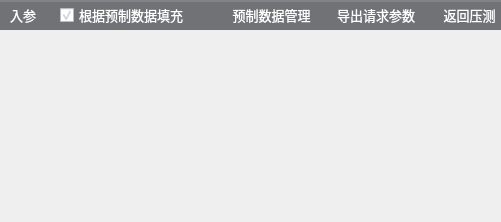
                <widget class="QWidget" name="widget_inparam" native="true">
                 <property name="font">
                  <font>
                   <stylestrategy>PreferAntialias</stylestrategy>
                  </font>
                 </property>
                 <property name="styleSheet">
                  <string notr="true">#widget_inparam{
/*border-right:2px solid rgb(54, 81, 97); */
/*border-left:2px solid rgb(54, 81, 97); */
/*background-color: rgb(54, 81, 97);*/
}

QComboBox{
	border:0px solid #8a8a8a;
	color: rgb(255, 255, 255);
	border-radius:5px;
	background-color: rgb(25, 25, 25, 0);
	padding-left:10px;
	
	font: 10pt &quot;OPPOSans B&quot;;
}


QComboBox:disabled{
	border:0px solid gray;
	color:gray;
}

QComboBox::drop-down{
	background:transparent;
}
QComboBox::down-arrow{
	image: url(:/lib/tree_open.png);
    width:20px;
	height:20px;
	margin-right: 10px;
}


QComboBox::down-arrow:enabled{
	color:#52DCFE;
}


QComboBox QAbstractItemView{
	font: 10pt &quot;OPPOSans B&quot;;
	outline: 0px solid gray;   /* 选定项的虚框 */
	border:1px solid #1e2d36;
	color:#ffffff;
	background-color: rgb(35, 39, 46);
	selection-background-color:rgb(37, 84, 138);
	border-radius:0px;
	padding-bottom:2px;
	padding-top:2px;
}

QComboBox QAbstractItemView::item
{
	height:30px;
	font: 10pt &quot;OPPOSans B&quot;;
	border-radius:5px;
}

QComboBox QAbstractItemView::item:hover {
    color:rgb(255,255,255);
	background-color: rgba(255, 255, 255, 20);
}
 
/* 下拉后，整个下拉窗体被选择的每项的样式 */
QComboBox QAbstractItemView::item:selected {
    color:rgb(255,255,255);
	background-color: rgba(255, 255, 255, 20);
}


QToolButton {
	font: 10pt &quot;OPPOSans B&quot;;
	color: rgb(255, 255, 255);
	background-color: rgb(250, 118, 0);
	border-radius: 5px;
}
QToolButton::menu-indicator { 
	image: None;
}
QToolButton:hover {
	color: rgb(255, 255, 255);
	background-color: rgb(250, 118, 0);
}
</string>
                 </property>
                 <layout class="QHBoxLayout" name="horizontalLayout_3">
                  <property name="spacing">
                   <number>0</number>
                  </property>
                  <property name="leftMargin">
                   <number>0</number>
                  </property>
                  <property name="topMargin">
                   <number>0</number>
                  </property>
                  <property name="rightMargin">
                   <number>0</number>
                  </property>
                  <property name="bottomMargin">
                   <number>0</number>
                  </property>
                  <item>
                   <widget class="QSplitter" name="splitter">
                    <property name="font">
                     <font>
                      <stylestrategy>PreferAntialias</stylestrategy>
                     </font>
                    </property>
                    <property name="orientation">
                     <enum>Qt::Horizontal</enum>
                    </property>
                    <property name="handleWidth">
                     <number>0</number>
                    </property>
                    <widget class="QWidget" name="widget" native="true">
                     <property name="sizePolicy">
                      <sizepolicy hsizetype="Preferred" vsizetype="Expanding">
                       <horstretch>0</horstretch>
                       <verstretch>0</verstretch>
                      </sizepolicy>
                     </property>
                     <property name="font">
                      <font>
                       <stylestrategy>PreferAntialias</stylestrategy>
                      </font>
                     </property>
                     <property name="styleSheet">
                      <string notr="true"/>
                     </property>
                     <layout class="QVBoxLayout" name="verticalLayout_2">
                      <property name="spacing">
                       <number>0</number>
                      </property>
                      <property name="leftMargin">
                       <number>0</number>
                      </property>
                      <property name="topMargin">
                       <number>0</number>
                      </property>
                      <property name="rightMargin">
                       <number>0</number>
                      </property>
                      <property name="bottomMargin">
                       <number>0</number>
                      </property>
                      <item>
                       <widget class="QWidget" name="widget_in_param" native="true">
                        <property name="minimumSize">
                         <size>
                          <width>0</width>
                          <height>30</height>
                         </size>
                        </property>
                        <property name="font">
                         <font>
                          <stylestrategy>PreferAntialias</stylestrategy>
                         </font>
                        </property>
                        <property name="styleSheet">
                         <string notr="true">#widget_in_param{
    border-top:2px solid rgba(197, 197, 197,50);
	
	background-color: rgba(26, 28, 32, 150);
}</string>
                        </property>
                        <layout class="QHBoxLayout" name="horizontalLayout_8">
                         <property name="spacing">
                          <number>0</number>
                         </property>
                         <property name="leftMargin">
                          <number>10</number>
                         </property>
                         <property name="topMargin">
                          <number>0</number>
                         </property>
                         <property name="rightMargin">
                          <number>0</number>
                         </property>
                         <property name="bottomMargin">
                          <number>0</number>
                         </property>
                         <item>
                          <widget class="QLabel" name="label_request_param">
                           <property name="minimumSize">
                            <size>
                             <width>50</width>
                             <height>0</height>
                            </size>
                           </property>
                           <property name="maximumSize">
                            <size>
                             <width>50</width>
                             <height>16777215</height>
                            </size>
                           </property>
                           <property name="font">
                            <font>
                             <family>OPPOSans B</family>
                             <pointsize>10</pointsize>
                             <stylestrategy>PreferAntialias</stylestrategy>
                            </font>
                           </property>
                           <property name="styleSheet">
                            <string notr="true">color: rgb(255, 255, 255);
background-color: rgba(255, 255, 255, 0);
border-top-left-radius: 15px;
border: 0px solid rgba(212, 212, 212, 50);</string>
                           </property>
                           <property name="text">
                            <string>入参</string>
                           </property>
                           <property name="alignment">
                            <set>Qt::AlignLeading|Qt::AlignLeft|Qt::AlignVCenter</set>
                           </property>
                          </widget>
                         </item>
                         <item>
                          <widget class="QCheckBox" name="checkBox_3">
                           <property name="maximumSize">
                            <size>
                             <width>16777215</width>
                             <height>20</height>
                            </size>
                           </property>
                           <property name="font">
                            <font>
                             <family>OPPOSans B</family>
                             <pointsize>10</pointsize>
                             <stylestrategy>PreferAntialias</stylestrategy>
                            </font>
                           </property>
                           <property name="styleSheet">
                            <string notr="true">color: rgb(255, 255, 255);</string>
                           </property>
                           <property name="text">
                            <string>根据预制数据填充</string>
                           </property>
                           <property name="checked">
                            <bool>true</bool>
                           </property>
                          </widget>
                         </item>
                         <item>
                          <spacer name="horizontalSpacer">
                           <property name="font">
                            <font>
                             <stylestrategy>PreferAntialias</stylestrategy>
                            </font>
                           </property>
                           <property name="orientation">
                            <enum>Qt::Horizontal</enum>
                           </property>
                           <property name="sizeHint" stdset="0">
                            <size>
                             <width>40</width>
                             <height>20</height>
                            </size>
                           </property>
                          </spacer>
                         </item>
                         <item>
                          <widget class="QToolButton" name="toolButton_preData">
                           <property name="minimumSize">
                            <size>
                             <width>85</width>
                             <height>30</height>
                            </size>
                           </property>
                           <property name="maximumSize">
                            <size>
                             <width>85</width>
                             <height>30</height>
                            </size>
                           </property>
                           <property name="font">
                            <font>
                             <family>OPPOSans B</family>
                             <pointsize>10</pointsize>
                             <weight>50</weight>
                             <italic>false</italic>
                             <bold>false</bold>
                             <stylestrategy>PreferAntialias</stylestrategy>
                            </font>
                           </property>
                           <property name="styleSheet">
                            <string notr="true">QToolButton {
	color: rgb(255, 255, 255);
	background-color: rgba(54, 81, 97,0);
	border-radius: 5px;
}

QToolButton::menu-indicator { 
	image: None;
}

 
QToolButton:hover {
	color: rgb(255, 255, 255);
	background-color: rgba(54, 81, 97,0);
}</string>
                           </property>
                           <property name="text">
                            <string>预制数据管理</string>
                           </property>
                           <property name="iconSize">
                            <size>
                             <width>18</width>
                             <height>18</height>
                            </size>
                           </property>
                           <property name="toolButtonStyle">
                            <enum>Qt::ToolButtonTextBesideIcon</enum>
                           </property>
                          </widget>
                         </item>
                         <item>
                          <spacer name="horizontalSpacer_43">
                           <property name="font">
                            <font>
                             <stylestrategy>PreferAntialias</stylestrategy>
                            </font>
                           </property>
                           <property name="orientation">
                            <enum>Qt::Horizontal</enum>
                           </property>
                           <property name="sizeType">
                            <enum>QSizePolicy::Fixed</enum>
                           </property>
                           <property name="sizeHint" stdset="0">
                            <size>
                             <width>17</width>
                             <height>27</height>
                            </size>
                           </property>
                          </spacer>
                         </item>
                         <item>
                          <widget class="QToolButton" name="toolButton_export">
                           <property name="minimumSize">
                            <size>
                             <width>90</width>
                             <height>30</height>
                            </size>
                           </property>
                           <property name="maximumSize">
                            <size>
                             <width>90</width>
                             <height>30</height>
                            </size>
                           </property>
                           <property name="font">
                            <font>
                             <family>OPPOSans B</family>
                             <pointsize>10</pointsize>
                             <weight>50</weight>
                             <italic>false</italic>
                             <bold>false</bold>
                             <stylestrategy>PreferAntialias</stylestrategy>
                            </font>
                           </property>
                           <property name="styleSheet">
                            <string notr="true">QToolButton {
	color: rgb(255, 255, 255);
	background-color: rgba(54, 81, 97,0);
	border-radius: 5px;
}

QToolButton::menu-indicator { 
	image: None;
}

 
QToolButton:hover {
	color: rgb(255, 255, 255);
	background-color: rgba(54, 81, 97,0);
}</string>
                           </property>
                           <property name="text">
                            <string>导出请求参数</string>
                           </property>
                           <property name="iconSize">
                            <size>
                             <width>18</width>
                             <height>18</height>
                            </size>
                           </property>
                           <property name="toolButtonStyle">
                            <enum>Qt::ToolButtonTextBesideIcon</enum>
                           </property>
                          </widget>
                         </item>
                         <item>
                          <spacer name="horizontalSpacer_45">
                           <property name="font">
                            <font>
                             <stylestrategy>PreferAntialias</stylestrategy>
                            </font>
                           </property>
                           <property name="orientation">
                            <enum>Qt::Horizontal</enum>
                           </property>
                           <property name="sizeType">
                            <enum>QSizePolicy::Fixed</enum>
                           </property>
                           <property name="sizeHint" stdset="0">
                            <size>
                             <width>17</width>
                             <height>27</height>
                            </size>
                           </property>
                          </spacer>
                         </item>
                         <item>
                          <widget class="QToolButton" name="toolButton_returnTest">
                           <property name="minimumSize">
                            <size>
                             <width>63</width>
                             <height>30</height>
                            </size>
                           </property>
                           <property name="maximumSize">
                            <size>
                             <width>63</width>
                             <height>30</height>
                            </size>
                           </property>
                           <property name="font">
                            <font>
                             <family>OPPOSans B</family>
                             <pointsize>10</pointsize>
                             <weight>50</weight>
                             <italic>false</italic>
                             <bold>false</bold>
                             <stylestrategy>PreferAntialias</stylestrategy>
                            </font>
                           </property>
                           <property name="styleSheet">
                            <string notr="true">QToolButton {
	color: rgb(255, 255, 255);
	background-color: rgba(54, 81, 97,0);
	border-radius: 5px;
}

QToolButton::menu-indicator { 
	image: None;
}

 
QToolButton:hover {
	color: rgb(255, 255, 255);
	background-color: rgba(54, 81, 97,0);
}</string>
                           </property>
                           <property name="text">
                            <string>返回压测</string>
                           </property>
                           <property name="iconSize">
                            <size>
                             <width>18</width>
                             <height>18</height>
                            </size>
                           </property>
                           <property name="toolButtonStyle">
                            <enum>Qt::ToolButtonTextBesideIcon</enum>
                           </property>
                          </widget>
                         </item>
                        </layout>
                       </widget>
                      </item>
                      <item>
                       <widget class="QWidget" name="widget_treewidget" native="true">
                        <property name="minimumSize">
                         <size>
                          <width>0</width>
                          <height>0</height>
                         </size>
                        </property>
                        <property name="styleSheet">
                         <string notr="true"/>
                        </property>
                        <layout class="QHBoxLayout" name="horizontalLayout_21">
                         <property name="leftMargin">
                          <number>0</number>
                         </property>
                         <property name="topMargin">
                          <number>0</number>
                         </property>
                         <property name="rightMargin">
                          <number>0</number>
                         </property>
                         <property name="bottomMargin">
                          <number>0</number>
                         </property>
                         <item>
                          <widget class="QTreeWidget" name="treeWidget">
                           <property name="minimumSize">
                            <size>
                             <width>0</width>
                             <height>0</height>
                            </size>
                           </property>
                           <property name="font">
                            <font>
                             <family>OPPOSans B</family>
                             <pointsize>10</pointsize>
                             <weight>50</weight>
                             <italic>false</italic>
                             <bold>false</bold>
                             <stylestrategy>PreferAntialias</stylestrategy>
                            </font>
                           </property>
                           <property name="styleSheet">
                            <string notr="true">QLineEdit{
font: 10pt &quot;OPPOSans B&quot;;
color:#ced4da;
background-color: rgba(255, 255, 255, 0);
border-radius: 0px;
padding-left:0px;
padding-right:0px;

}


QLineEdit::focus {
border: 1px solid rgb(255, 104, 17);
}

QLineEdit::hover {
border: 1px solid rgb(255, 104, 17);
}

QToolButton {
	background-color: rgba(255, 255, 255,0);
	border: none;
}

QTreeWidget {
	border:0px solid rgb(45, 76, 107);
	color: rgb(0, 0, 0);
	
	font: 10pt &quot;OPPOSans B&quot;;
	
}

QHeaderView {
	height:25px;
	color:white;
	background-color: rgba(255, 255, 255, 20);
	border-left:0px solid gray; 
	border-right:0px solid gray; 
	border-top:0px solid gray; 
	border-bottom:0px solid gray;
}

QHeaderView::section {
	height:25px;
	color:white;
	background-color: rgba(255, 255, 255, 20);
	border-left:0px solid gray; 
	border-right:0px solid gray; 
	border-top:0px solid gray; 
	border-bottom:0px solid gray;
}

QTreeWidget#treeWidget {
border-right:0px solid rgb(45, 76, 107);
border-left:0px solid rgb(45, 76, 107);
outline: none;
	background-color: rgba(25, 45, 66, 0);
/*background-color: rgb(30, 45, 54);*/
}
QTreeWidget::item {
	height: 30px;
	color: rgb(255, 255, 255);
	outline: 0px;
	border-bottom: 1px solid rgba(197, 197, 197, 50);
}

QTreeWidget::item:hover {
	outline: 0px;
    color: rgb(255, 255, 255);
	background-color: rgba(209, 209, 209, 20);
}
QTreeWidget::item:selected{
	outline: 0px;
    color: #45B2FF;
	background-color: rgba(209, 209, 209, 20);
}
QTreeWidget::item:selected:active{
	outline: 0px;
    color: #45B2FF;
}
 
QTreeWidget::item:selected:!active {
	outline: 0px;
    color: #45B2FF;
}


QTreeWidget::branch {
	height: 28px;
	width: 28px;
}

QTreeView::branch:selected {
/*background-color: rgb(30, 45, 54);*/
}

QTreeWidget::branch:!has-children:selected {
	/*background-color: rgb(30, 45, 54);*/
}
QTreeWidget::branch:!has-children:!selected {
	/*background-color: rgb(30, 45, 54);*/
}

QTreeWidget::branch:closed:has-children:!has-siblings,
QTreeWidget::branch:closed:has-children:has-siblings {
	border-image: none;
    image: url(:/lib/tree_close.png);
	/*background-color: rgb(30, 45, 54);*/
}
 
QTreeWidget::branch:open:has-children:!has-siblings,
QTreeWidget::branch:open:has-children:has-siblings  {
	border-image: none;
    image: url(:/lib/tree_open.png);
    
	/*background-color: rgb(30, 45, 54);*/
}


QScrollBar::horizontal{
    height: 8px;
	background-color: rgb(67, 77, 88);
	margin: 0px,0px,0px,0px;
    padding-top: 0px;		/*//隐藏上下的箭头*/
    padding-bottom: 0px;
}

QScrollBar::handle:horizontal {
    height: 8px;
	background-color: rgb(239, 239, 239);
    /*滚动条两端变成椭圆 */
    border-radius: 2px;
    min-height: 0;
}

QScrollBar::sub-page:horizontal {
	background-color: rgba(255, 255, 255, 0);
}
QScrollBar::add-page:horizontal 
{
    background-color: rgba(255, 255, 255, 0);
}

QScrollBar::add-line:horizontal {
	border: none;
    height: 0px;
    subcontrol-position: bottom;
    subcontrol-origin: margin;
}
QScrollBar::sub-line:horizontal {
    border: none;
    height: 0px;
    subcontrol-position: top;
    subcontrol-origin: margin;
}

QScrollBar::down-arrow:horizontal {
    border:none;
}
QScrollBar::up-arrow:horizontal {
    border:none;
}

QToolTip {
color:#ced4da;
background-color: rgb(108, 117, 125, 65);
border-radius: 2px;
}</string>
                           </property>
                           <property name="indentation">
                            <number>20</number>
                           </property>
                           <property name="uniformRowHeights">
                            <bool>true</bool>
                           </property>
                           <property name="sortingEnabled">
                            <bool>false</bool>
                           </property>
                           <property name="animated">
                            <bool>false</bool>
                           </property>
                           <attribute name="headerVisible">
                            <bool>false</bool>
                           </attribute>
                           <attribute name="headerMinimumSectionSize">
                            <number>20</number>
                           </attribute>
                           <attribute name="headerDefaultSectionSize">
                            <number>100</number>
                           </attribute>
                           <attribute name="headerStretchLastSection">
                            <bool>true</bool>
                           </attribute>
                           <column>
                            <property name="text">
                             <string>     序号</string>
                            </property>
                            <property name="font">
                             <font>
                              <family>OPPOSans B</family>
                              <pointsize>10</pointsize>
                             </font>
                            </property>
                           </column>
                           <column>
                            <property name="text">
                             <string>参数名</string>
                            </property>
                            <property name="font">
                             <font>
                              <family>OPPOSans B</family>
                              <pointsize>10</pointsize>
                              <stylestrategy>PreferAntialias</stylestrategy>
                             </font>
                            </property>
                           </column>
                           <column>
                            <property name="text">
                             <string>  参数类型</string>
                            </property>
                            <property name="font">
                             <font>
                              <family>OPPOSans B</family>
                              <pointsize>10</pointsize>
                              <stylestrategy>PreferAntialias</stylestrategy>
                             </font>
                            </property>
                           </column>
                           <column>
                            <property name="text">
                             <string>参数值</string>
                            </property>
                            <property name="font">
                             <font>
                              <family>OPPOSans B</family>
                              <pointsize>10</pointsize>
                              <stylestrategy>PreferAntialias</stylestrategy>
                             </font>
                            </property>
                           </column>
                          </widget>
                         </item>
                        </layout>
                       </widget>
                      </item>
                     </layout>
                    </widget>
                   </widget>
                  </item>
                 </layout>
                </widget>
